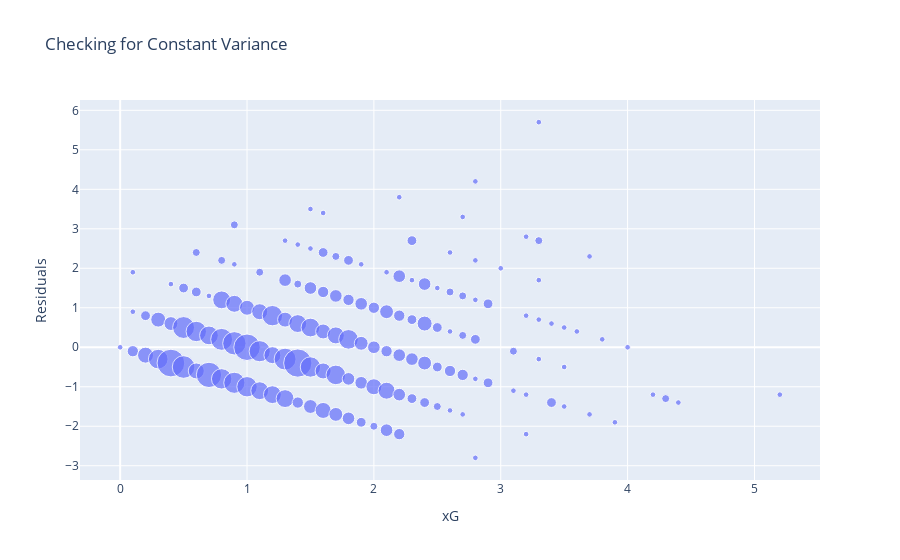

Source (notebook cell):
### Code cell
px.scatter(df_counts, x='xG', y='Residuals', size='count', title='Checking for Constant Variance')

### Figure 1 — Plotly figure (JSON) as saved in the notebook; plotly's stock layout.template omitted (floating-point values rounded to 4 significant figures; data arrays with more than 128 entries replaced by an {"elided": "..."} marker saying what was removed)
{"data": [{"hovertemplate": "xG=%{x}<br>Residuals=%{y}<br>count=%{marker.size}<extra></extra>", "legendgroup": "", "marker": {"color": "#636efa", "size": {"elided": "150 int values"}, "sizemode": "area", "sizeref": 0.0625, "symbol": "circle"}, "mode": "markers", "name": "", "orientation": "v", "showlegend": false, "type": "scatter", "x": {"elided": "150 float values"}, "xaxis": "x", "y": {"elided": "150 float values"}, "yaxis": "y"}], "layout": {"legend": {"itemsizing": "constant", "tracegroupgap": 0}, "title": {"text": "Checking for Constant Variance"}, "xaxis": {"anchor": "y", "domain": [0, 1], "title": {"text": "xG"}}, "yaxis": {"anchor": "x", "domain": [0, 1], "title": {"text": "Residuals"}}}}
